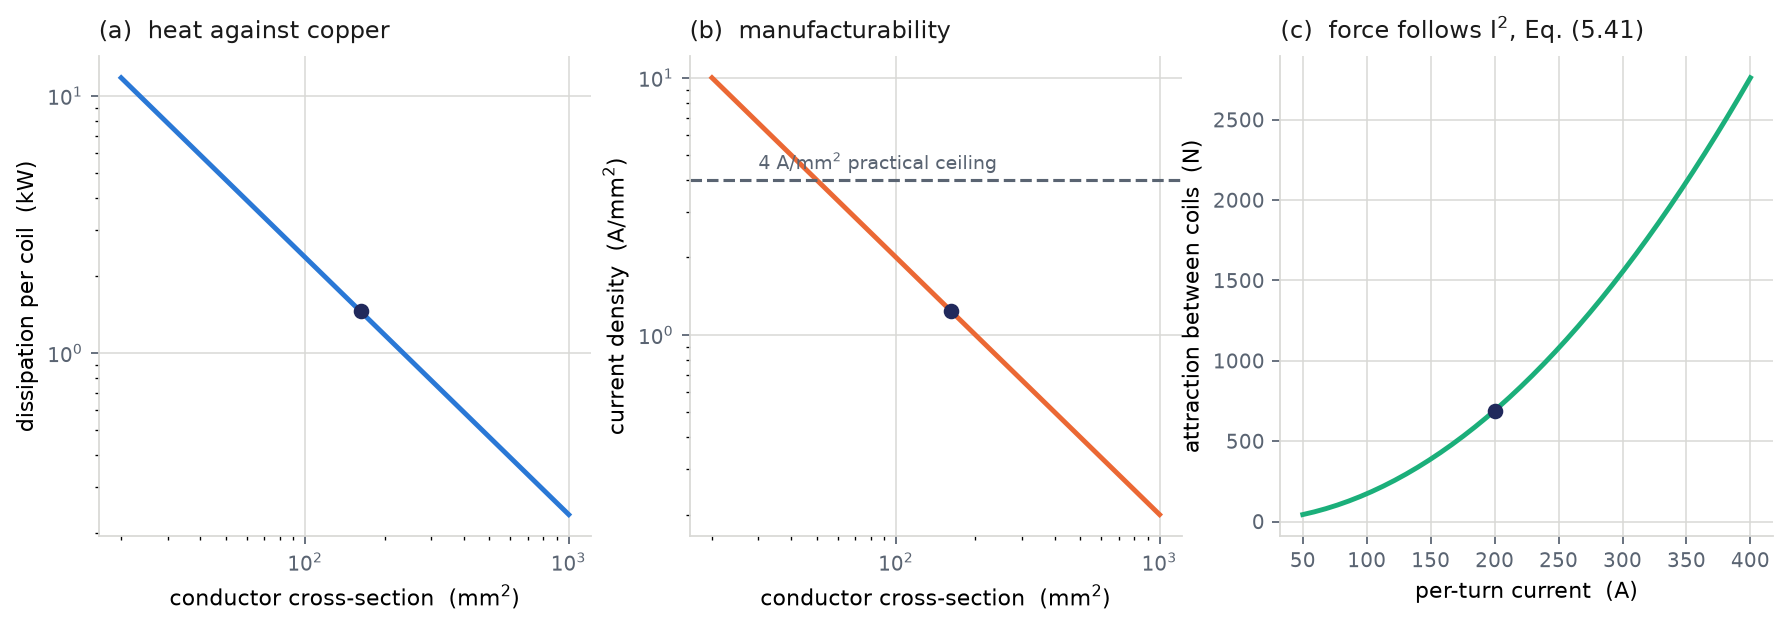

Recreate this plot in Python.
"""Milestone 3 — price the field: dissipation, current density, coil force."""

import _bootstrap  # noqa: F401
from _bootstrap import FIGDIR

import numpy as np
import matplotlib.pyplot as plt

from emlab import thermal as th
from emlab import plotting as P
from emlab.geometry import CoilPair

coil = CoilPair()
print(f"conductor length per coil : {coil.wire_length:.1f} m")
print(f"resistance per coil       : {th.coil_resistance(coil)*1e3:.2f} mohm")
print(f"dissipation per coil      : {th.coil_dissipation(coil)/1e3:.3f} kW   "
      f"(both coils {2*th.coil_dissipation(coil)/1e3:.2f} kW)")
print(f"current density           : {th.current_density(coil)/1e6:.2f} A/mm^2")
print(f"force between the coils   : {th.force_between_coils(coil):.1f} N (attractive)")
print(f"lumped free-convection dT : {th.temperature_rise(coil):.0f} K  -> cannot run uncooled")
print(f"Ulaby 4-14 check          : {th.wire_resistance(50, np.pi*0.02**2)*1e4:.2f}e-4 ohm")
print(f"ampere definition check   : {th.force_per_length_parallel_wires(1,1,1):.2e} N/m")

areas = np.logspace(np.log10(2e-5), np.log10(1e-3), 60)
power = np.array([th.coil_dissipation(CoilPair(wire_area=a)) for a in areas])
dens = coil.current / areas
currents = np.linspace(50, 400, 40)
force = np.array([th.force_between_coils(CoilPair(current=i), n_seg=240) for i in currents])

fig, axes = plt.subplots(1, 3, figsize=(13.5, 3.9))
axes[0].loglog(areas * 1e6, power / 1e3, lw=2.2, color=P.BLUE)
axes[0].plot(coil.wire_area * 1e6, th.coil_dissipation(coil) / 1e3, "o", color=P.NAVY)
P.style(axes[0], "conductor cross-section  (mm$^2$)", "dissipation per coil  (kW)",
        "(a)  heat against copper")
axes[1].loglog(areas * 1e6, dens / 1e6, lw=2.2, color=P.ORANGE)
axes[1].axhline(4.0, color=P.MUTED, ls="--", lw=1.4)
axes[1].text(30, 4.4, "4 A/mm$^2$ practical ceiling", fontsize=8.5, color=P.MUTED)
axes[1].plot(coil.wire_area * 1e6, th.current_density(coil) / 1e6, "o", color=P.NAVY)
P.style(axes[1], "conductor cross-section  (mm$^2$)", "current density  (A/mm$^2$)",
        "(b)  manufacturability")
axes[2].plot(currents, force, lw=2.2, color=P.GREEN)
axes[2].plot(coil.current, th.force_between_coils(coil, 240), "o", color=P.NAVY)
P.style(axes[2], "per-turn current  (A)", "attraction between coils  (N)",
        "(c)  force follows I$^2$, Eq. (5.41)")
P.save(fig, FIGDIR / "m3_coil_budget.png")
